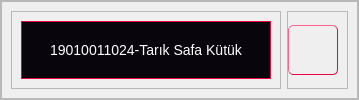
           <widget class="QFrame" name="frameSagUst">
            <property name="frameShape">
             <enum>QFrame::StyledPanel</enum>
            </property>
            <property name="frameShadow">
             <enum>QFrame::Raised</enum>
            </property>
            <layout class="QVBoxLayout" name="verticalLayout_34">
             <property name="spacing">
              <number>0</number>
             </property>
             <property name="leftMargin">
              <number>0</number>
             </property>
             <property name="topMargin">
              <number>0</number>
             </property>
             <property name="rightMargin">
              <number>0</number>
             </property>
             <property name="bottomMargin">
              <number>0</number>
             </property>
             <item alignment="Qt::AlignRight">
              <widget class="QFrame" name="frameWidgetUst">
               <property name="frameShape">
                <enum>QFrame::StyledPanel</enum>
               </property>
               <property name="frameShadow">
                <enum>QFrame::Raised</enum>
               </property>
               <layout class="QHBoxLayout" name="horizontalLayout_9">
                <item alignment="Qt::AlignRight">
                 <widget class="QFrame" name="frame_27">
                  <property name="frameShape">
                   <enum>QFrame::StyledPanel</enum>
                  </property>
                  <property name="frameShadow">
                   <enum>QFrame::Raised</enum>
                  </property>
                  <layout class="QVBoxLayout" name="verticalLayout_23">
                   <item>
                    <widget class="QLabel" name="lblUstBilgi">
                     <property name="minimumSize">
                      <size>
                       <width>250</width>
                       <height>30</height>
                      </size>
                     </property>
                     <property name="styleSheet">
                      <string notr="true">QLabel {
    border: 1px solid gray;
    border-color: rgb(231,5,62);
    font-size: 14px;
	background-color: rgb(9,5,13);
	color:rgb(255,255,255);
}</string>
                     </property>
                     <property name="text">
                      <string>19010011024-Tarık Safa Kütük</string>
                     </property>
                     <property name="alignment">
                      <set>Qt::AlignCenter</set>
                     </property>
                    </widget>
                   </item>
                  </layout>
                 </widget>
                </item>
                <item alignment="Qt::AlignRight">
                 <widget class="QFrame" name="frame_28">
                  <property name="frameShape">
                   <enum>QFrame::StyledPanel</enum>
                  </property>
                  <property name="frameShadow">
                   <enum>QFrame::Raised</enum>
                  </property>
                  <layout class="QVBoxLayout" name="verticalLayout_22">
                   <property name="spacing">
                    <number>0</number>
                   </property>
                   <property name="leftMargin">
                    <number>0</number>
                   </property>
                   <property name="topMargin">
                    <number>0</number>
                   </property>
                   <property name="rightMargin">
                    <number>9</number>
                   </property>
                   <property name="bottomMargin">
                    <number>0</number>
                   </property>
                   <item>
                    <widget class="QPushButton" name="btnCikis">
                     <property name="minimumSize">
                      <size>
                       <width>50</width>
                       <height>50</height>
                      </size>
                     </property>
                     <property name="styleSheet">
                      <string notr="true">QPushButton {
image: url(:/Ikonlar/Ikonlar/guc.png);
border-color: rgb(231, 5, 62);
border-width: 1px;
border-style: outset;
border-radius: 5px;
padding: 3px;
width:35px;
height:25px
}

QPushButton:hover {
background-color: qlineargradient(spread:pad, x1:0, y1:1, x2:0, y2:0, stop:0 rgb(41, 128, 185), stop:1 rgb(52, 152, 219));
}

QPushButton:pressed{
border-style: inset;
}</string>
                     </property>
                     <property name="text">
                      <string/>
                     </property>
                    </widget>
                   </item>
                  </layout>
                 </widget>
                </item>
               </layout>
              </widget>
             </item>
            </layout>
           </widget>
